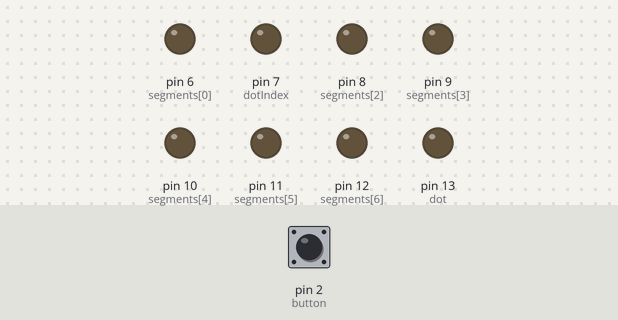
The sketch below on a simulated Arduino Uno, built with avr-gcc and run on an emulated ATmega328P. Parts: output pins drawn as LEDs (lit = HIGH). Inputs (shaded band) come from the test bench; at power-on: pin 2 (button) LOW. Random numbers use the default seed unless the sketch sets one.

Above: at 4.2 s.
4.3 s: pin 2 (button) pulled HIGH for 0.15 s
At 7.05 s:
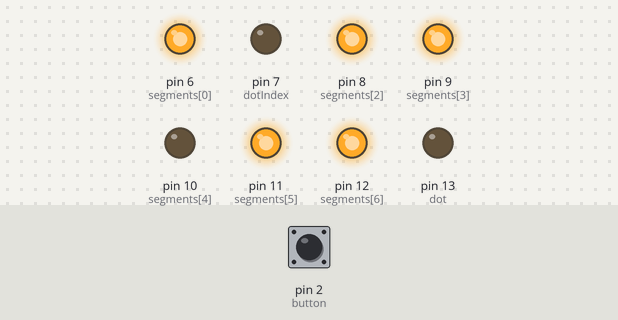
7.3 s: pin 2 (button) pulled HIGH for 1 s
At 10.05 s:
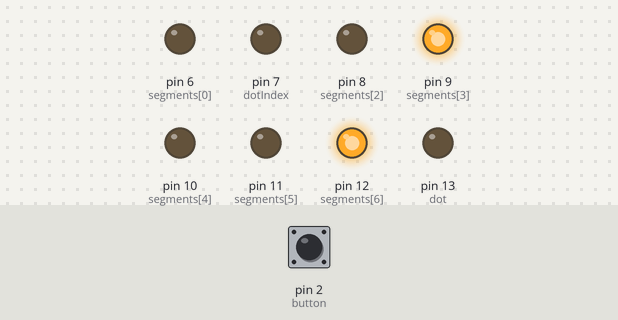
10.3 s: pin 2 (button) pulled HIGH for 3.2 s
At 14.1 s:
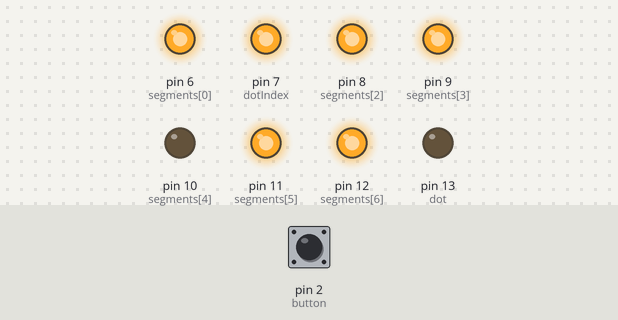
Timing chart, 0 to 15.6 s (numbered marks = the images above; inputs shaded):
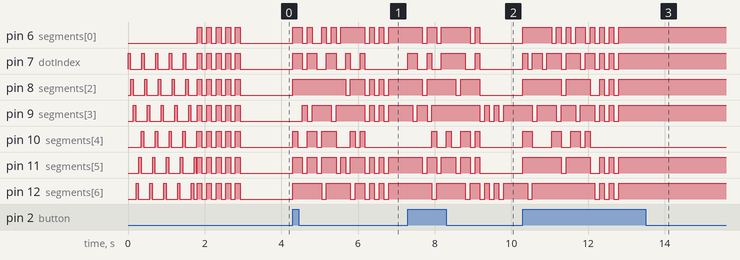

Measured:
- after the input at 4.3 s, pin 6 (segments[0]): LOW → HIGH at once, → LOW 0.25 s later, → HIGH 0.13 s later, → LOW 0.13 s later, … (15 changes in this stretch); pin 7 (dotIndex): LOW → HIGH at once, → LOW 0.25 s later, → HIGH 0.13 s later, → LOW 0.25 s later, … (10 changes in this stretch)
- after the input at 7.3 s, pin 6 (segments[0]): goes LOW 0.13 s, HIGH 0.25 s, LOW 0.13 s, HIGH 0.75 s, LOW 0.13 s, HIGH 0.13 s, then LOW, starting after 0.38 s; pin 7 (dotIndex): LOW → HIGH at once, → LOW 0.25 s later, → HIGH 0.25 s later, → LOW 0.13 s later, … (8 changes in this stretch)
- after the input at 10.3 s, pin 6 (segments[0]): LOW → HIGH at once, → LOW 0.75 s later, → HIGH 0.13 s later, → LOW 0.13 s later, … (15 changes in this stretch); pin 7 (dotIndex): LOW → HIGH at once, → LOW 0.13 s later, → HIGH 0.13 s later, → LOW 0.25 s later, … (15 changes in this stretch)

The sketch:

7-seg-display.ino
```cpp
const int segments[8] = {6, 7, 8, 9, 10, 11, 12, 13};
const int orderedSegments[8] = {7, 8, 9, 12, 11, 10, 6};
const int dotIndex = 7;
const int dot = 13;
int segmentsState[8] = {LOW};
int dotState = LOW;
const int numbers[16][8] = {
    {LOW,  HIGH, HIGH, HIGH, HIGH, HIGH, HIGH, dotState}, // 0
    {LOW,  LOW,  LOW,  HIGH, LOW,  LOW,  HIGH, dotState}, // 1
    {HIGH, LOW,  HIGH, HIGH, HIGH, HIGH, LOW,  dotState}, // 2
    {HIGH, LOW,  HIGH, HIGH, LOW,  HIGH, HIGH, dotState}, // 3
    {HIGH, HIGH, LOW,  HIGH, LOW,  LOW,  HIGH, dotState}, // 4
    {HIGH, HIGH, HIGH, LOW,  LOW,  HIGH, HIGH, dotState}, // 5
    {HIGH, HIGH, HIGH, LOW,  HIGH, HIGH, HIGH, dotState}, // 6
    {LOW,  LOW,  HIGH, HIGH, LOW,  LOW,  HIGH, dotState}, // 7
    {HIGH, HIGH, HIGH, HIGH, HIGH, HIGH, HIGH, dotState}, // 8
    {HIGH, HIGH, HIGH, HIGH, LOW,  HIGH, HIGH, dotState}, // 9
    {HIGH, HIGH, HIGH, HIGH, HIGH,  LOW, HIGH, dotState}, // A
    {HIGH, HIGH, LOW,  LOW,  HIGH, HIGH, HIGH, dotState}, // B
    {LOW,  HIGH, HIGH, LOW,  HIGH, HIGH, LOW,  dotState}, // C
    {HIGH, LOW,  LOW,  HIGH, HIGH, HIGH, HIGH, dotState}, // D
    {HIGH, HIGH, HIGH, LOW, HIGH,  HIGH, LOW,  dotState}, // E
    {HIGH, HIGH, HIGH, LOW, HIGH,  LOW,  LOW,  dotState}  // F
 };
/*
  2
 1 3
  0
 4 6
  5  7
*/
const int button = 2;
const int base = 10;

int count = 0;
int lastState = 0;
int currentState = 0;

void setup() {
  //Serial.begin(9600);
  randomSeed(analogRead(0) * random(1, 123454312));
  pinMode(button, INPUT);
  for (int i = 0; i < 8; i++) {
    pinMode(segments[i], OUTPUT);
  }
  rotateClockwise(5);
  fillBlink(5, 125);
}

void loop() {
    currentState = digitalRead(button);
    if (currentState != lastState) {
      if (currentState == HIGH) {
        drawRandomNumber();
      }
    }
    lastState = currentState;
}

void displayNumber(int number) {
  for (int i = 0; i < 7; i++) {
    digitalWrite(segments[i], numbers[number][i]);
    segmentsState[i] = numbers[number][i];
  }
  digitalWrite(segments[7], dotState);
}

void clearDisplay(int clearDot, int clearState) {
  for (int i = 0; i < 7; i++) {
    digitalWrite(segments[i], LOW);
    if (clearState) {
      segmentsState[i] = LOW;
    }
  }
  if (clearDot) {
    digitalWrite(dotIndex, LOW);
    if (clearState) {
      dotState = LOW;
    }
  }
}

void fillDisplay(int fillDot) {
  for (int i = 0; i < 7; i++) {
    digitalWrite(segments[i], HIGH);
  }
  if (fillDot) {
    digitalWrite(dot, HIGH);
  }
}

void toggleDot() {
  if (dotState == LOW) {
    dotState = HIGH;
  } else {
    dotState = LOW;
  }
}

void rotateClockwise(int turns) {
  clearDisplay(0, 0);
  for (int i = 0; i < turns; i++) {
    for (int j = 0; j < 6; j++) {
      for (int k = 0; k < 6; k++) {
        if (k == j) {
          digitalWrite(orderedSegments[k], HIGH);
        } else {
          digitalWrite(orderedSegments[k], LOW);
        }
        delay(10);
      }
    }
  }
  clearDisplay(0, 0);
}

void fillBlink(int blinkTimes, int delayTime) {
  for (int i = 0; i < blinkTimes; i++) {
    fillDisplay(0);
    delay(delayTime);
    clearDisplay(0, 0);
    delay(delayTime);
  }
}

void fillWithState() {
  for (int i = 0; i < 8; i++) {
    digitalWrite(segments[i], segmentsState[i]);
  }
}

void blinkContent(int times, int interval) {
  for (int i = 0; i < times; i++) {
    clearDisplay(1, 0);
    delay(interval);
    fillWithState();
    delay(interval);
  }
}

void blinkRandom() {
  int number = random(0, base);
  int next = random(0, base);
  for (int i = 0; i < 15; i++) {
    displayNumber(number);
    delay(125);
    while (next == number) {
      next = random(0, base);
    }
    number = next;
  }
}

void drawRandomNumber() {
  int number = random(0, base);
  blinkRandom();
  displayNumber(number);
  blinkContent(3, 125);
}
```
